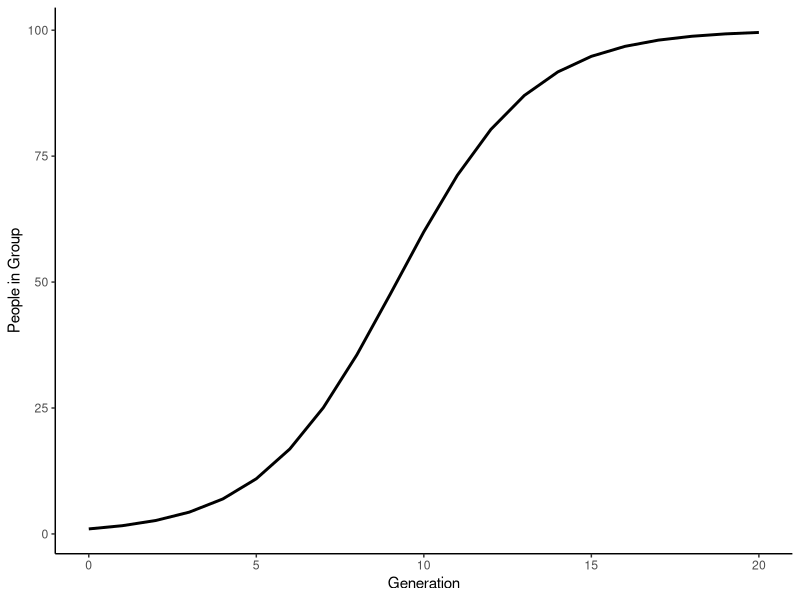

The R source for this figure:
## ---- chunk 1

logistic <- function(t,r,k,N){
  
  y = N * k / (1 + ((k - N)/N) * exp(-r*t))

return(y)  
    
}


# Get data

mydata <- expand.grid(t=c(0:20), r=0.5, k=c(100), N=1)

mydata$y <- apply(mydata, 1, function(params) logistic(params["t"],params["r"],params["k"],params["N"]))

mydata$r <- factor(mydata$r)

## Plot 

library(ggplot2)

p <- ggplot(mydata, aes(t, y)) + geom_line(aes(lty=r), lwd=1) +
  theme_classic() + ylab("People in Group") + xlab("Generation") + 
  theme(legend.position="none")

print(p)

